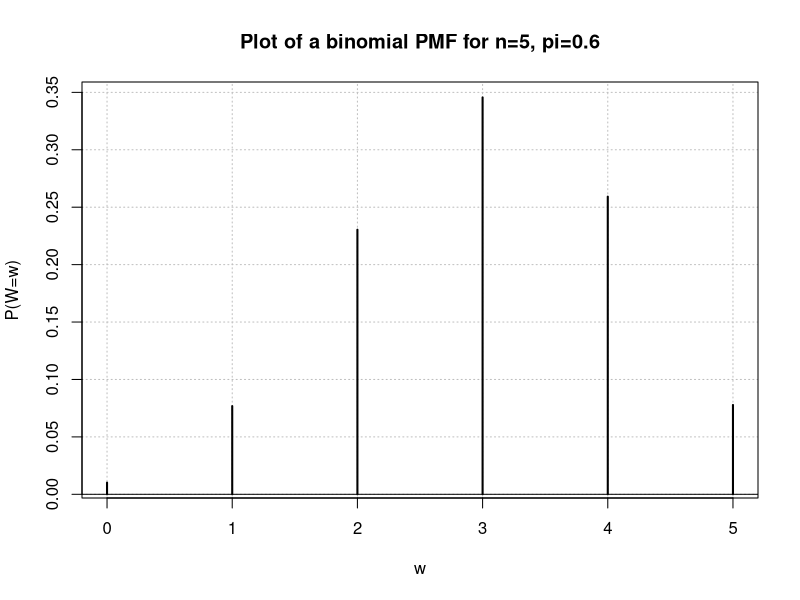

This chart was generated by the following R code:
dbinom(x = 1, size = 5, prob = 0.6)
dbinom(x = 0:5, size = 5, prob = 0.6)

pmf <- dbinom(x = 0:5, size = 5, prob = 0.6)
pmf.df <- data.frame(w = 0:5, prob = round(x = pmf, digits = 4))
pmf.df

###plot results
plot(x = pmf.df$w, y = pmf.df$prob, type = "h", xlab = "w",
     ylab = "P(W=w)", main = "Plot of a binomial PMF for n=5, pi=0.6",
     panel.first = grid(col = "gray", lty = "dotted"),
     lwd = 2)
abline(h = 0)
